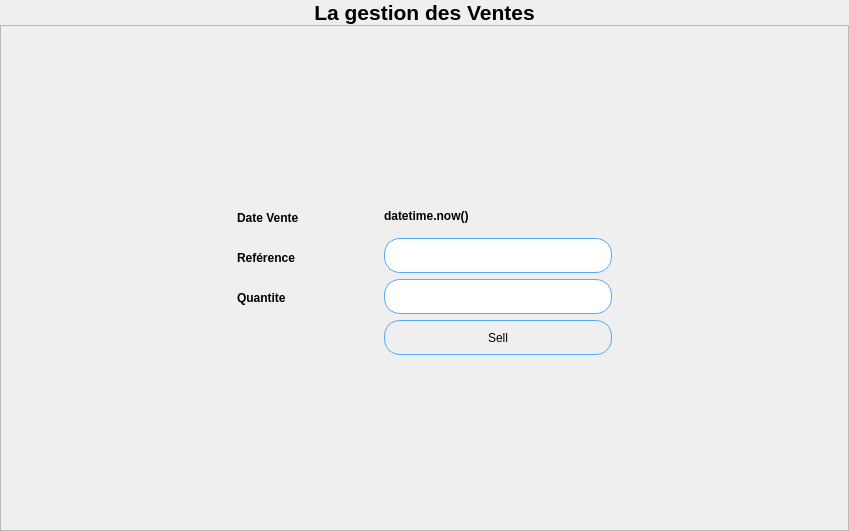
               <widget class="QWidget" name="page_ventes_p">
                <layout class="QGridLayout" name="gridLayout_8">
                 <property name="leftMargin">
                  <number>0</number>
                 </property>
                 <property name="topMargin">
                  <number>0</number>
                 </property>
                 <property name="rightMargin">
                  <number>0</number>
                 </property>
                 <property name="bottomMargin">
                  <number>0</number>
                 </property>
                 <property name="spacing">
                  <number>0</number>
                 </property>
                 <item row="0" column="0">
                  <spacer name="horizontalSpacer_9">
                   <property name="orientation">
                    <enum>Qt::Horizontal</enum>
                   </property>
                   <property name="sizeHint" stdset="0">
                    <size>
                     <width>302</width>
                     <height>20</height>
                    </size>
                   </property>
                  </spacer>
                 </item>
                 <item row="0" column="1">
                  <widget class="QLabel" name="label_3">
                   <property name="maximumSize">
                    <size>
                     <width>501</width>
                     <height>31</height>
                    </size>
                   </property>
                   <property name="text">
                    <string>&lt;html&gt;&lt;head/&gt;&lt;body&gt;&lt;p align=&quot;center&quot;&gt;&lt;span style=&quot; font-size:16pt; font-weight:700;&quot;&gt;La gestion des Ventes&lt;/span&gt;&lt;/p&gt;&lt;/body&gt;&lt;/html&gt;</string>
                   </property>
                  </widget>
                 </item>
                 <item row="0" column="2">
                  <spacer name="horizontalSpacer_22">
                   <property name="orientation">
                    <enum>Qt::Horizontal</enum>
                   </property>
                   <property name="sizeHint" stdset="0">
                    <size>
                     <width>301</width>
                     <height>20</height>
                    </size>
                   </property>
                  </spacer>
                 </item>
                 <item row="1" column="0" colspan="3">
                  <widget class="QFrame" name="frame_4">
                   <property name="frameShape">
                    <enum>QFrame::StyledPanel</enum>
                   </property>
                   <property name="frameShadow">
                    <enum>QFrame::Raised</enum>
                   </property>
                   <layout class="QGridLayout" name="gridLayout_9">
                    <item row="0" column="2">
                     <spacer name="verticalSpacer_10">
                      <property name="orientation">
                       <enum>Qt::Vertical</enum>
                      </property>
                      <property name="sizeHint" stdset="0">
                       <size>
                        <width>20</width>
                        <height>166</height>
                       </size>
                      </property>
                     </spacer>
                    </item>
                    <item row="1" column="0">
                     <spacer name="horizontalSpacer_23">
                      <property name="orientation">
                       <enum>Qt::Horizontal</enum>
                      </property>
                      <property name="sizeHint" stdset="0">
                       <size>
                        <width>227</width>
                        <height>20</height>
                       </size>
                      </property>
                     </spacer>
                    </item>
                    <item row="1" column="1">
                     <layout class="QVBoxLayout" name="verticalLayout_10">
                      <item>
                       <widget class="QLabel" name="label_35">
                        <property name="minimumSize">
                         <size>
                          <width>141</width>
                          <height>31</height>
                         </size>
                        </property>
                        <property name="maximumSize">
                         <size>
                          <width>141</width>
                          <height>40</height>
                         </size>
                        </property>
                        <property name="text">
                         <string>&lt;html&gt;&lt;head/&gt;&lt;body&gt;&lt;p&gt;&lt;span style=&quot; font-weight:700;&quot;&gt;Date Vente&lt;/span&gt;&lt;/p&gt;&lt;/body&gt;&lt;/html&gt;</string>
                        </property>
                       </widget>
                      </item>
                      <item>
                       <widget class="QLabel" name="label_36">
                        <property name="minimumSize">
                         <size>
                          <width>141</width>
                          <height>31</height>
                         </size>
                        </property>
                        <property name="maximumSize">
                         <size>
                          <width>141</width>
                          <height>40</height>
                         </size>
                        </property>
                        <property name="text">
                         <string>&lt;html&gt;&lt;head/&gt;&lt;body&gt;&lt;p&gt;&lt;span style=&quot; font-weight:700;&quot;&gt;Reférence&lt;/span&gt;&lt;/p&gt;&lt;/body&gt;&lt;/html&gt;</string>
                        </property>
                       </widget>
                      </item>
                      <item>
                       <widget class="QLabel" name="label_37">
                        <property name="minimumSize">
                         <size>
                          <width>141</width>
                          <height>31</height>
                         </size>
                        </property>
                        <property name="maximumSize">
                         <size>
                          <width>141</width>
                          <height>41</height>
                         </size>
                        </property>
                        <property name="text">
                         <string>&lt;html&gt;&lt;head/&gt;&lt;body&gt;&lt;p&gt;&lt;span style=&quot; font-weight:700;&quot;&gt;Quantite&lt;/span&gt;&lt;/p&gt;&lt;/body&gt;&lt;/html&gt;</string>
                        </property>
                       </widget>
                      </item>
                      <item>
                       <widget class="QLabel" name="label_39">
                        <property name="minimumSize">
                         <size>
                          <width>141</width>
                          <height>31</height>
                         </size>
                        </property>
                        <property name="maximumSize">
                         <size>
                          <width>141</width>
                          <height>41</height>
                         </size>
                        </property>
                        <property name="text">
                         <string>&lt;html&gt;&lt;head/&gt;&lt;body&gt;&lt;p&gt;&lt;br/&gt;&lt;/p&gt;&lt;/body&gt;&lt;/html&gt;</string>
                        </property>
                       </widget>
                      </item>
                     </layout>
                    </item>
                    <item row="1" column="2">
                     <layout class="QVBoxLayout" name="verticalLayout_9">
                      <item>
                       <widget class="QLabel" name="label_38">
                        <property name="minimumSize">
                         <size>
                          <width>141</width>
                          <height>31</height>
                         </size>
                        </property>
                        <property name="maximumSize">
                         <size>
                          <width>141</width>
                          <height>40</height>
                         </size>
                        </property>
                        <property name="text">
                         <string>&lt;html&gt;&lt;head/&gt;&lt;body&gt;&lt;p&gt;&lt;span style=&quot; font-weight:700;&quot;&gt;datetime.now()&lt;/span&gt;&lt;/p&gt;&lt;/body&gt;&lt;/html&gt;</string>
                        </property>
                       </widget>
                      </item>
                      <item>
                       <widget class="QLineEdit" name="linedit_reference_ventes">
                        <property name="minimumSize">
                         <size>
                          <width>221</width>
                          <height>35</height>
                         </size>
                        </property>
                        <property name="styleSheet">
                         <string notr="true">
QLineEdit {
	border: none;
	text-align: left;
	padding-left: 30px;
	border: 1px solid rgb(85, 170, 255);
	padding-left:10px;
	border: none;
	border: 1px solid rgb(85, 170, 255);
	border-radius:16px;
}
QLineEdit:hover {
	background-color: rgb(27, 29, 35);
}
QLineEdit:pressed {	
	background-color: rgb(27, 29, 35);
	
}</string>
                        </property>
                       </widget>
                      </item>
                      <item>
                       <widget class="QLineEdit" name="linedit_quantite_ventes">
                        <property name="minimumSize">
                         <size>
                          <width>221</width>
                          <height>35</height>
                         </size>
                        </property>
                        <property name="styleSheet">
                         <string notr="true">
QLineEdit {
	border: none;
	text-align: left;
	padding-left: 30px;
	border: 1px solid rgb(85, 170, 255);
	padding-left:10px;
	border: none;
	border: 1px solid rgb(85, 170, 255);
	border-radius:16px;
}
QLineEdit:hover {
	background-color: rgb(27, 29, 35);
}
QLineEdit:pressed {	
	background-color: rgb(27, 29, 35);
	
}</string>
                        </property>
                       </widget>
                      </item>
                      <item>
                       <widget class="QPushButton" name="btn_vente">
                        <property name="minimumSize">
                         <size>
                          <width>228</width>
                          <height>35</height>
                         </size>
                        </property>
                        <property name="maximumSize">
                         <size>
                          <width>221</width>
                          <height>35</height>
                         </size>
                        </property>
                        <property name="styleSheet">
                         <string notr="true">QPushButton {
	background-position: left center;
    background-repeat: no-repeat;
	border: none;
	border: 1px solid rgb(85, 170, 255);
	border-radius:16px;
	text-align: center;
}
QPushButton:hover {
	background-color: rgb(33, 37, 43);
}
QPushButton:pressed {	
	background-color: rgb(85, 170, 255);
}
</string>
                        </property>
                        <property name="text">
                         <string>Sell</string>
                        </property>
                       </widget>
                      </item>
                     </layout>
                    </item>
                    <item row="1" column="3">
                     <spacer name="horizontalSpacer_24">
                      <property name="orientation">
                       <enum>Qt::Horizontal</enum>
                      </property>
                      <property name="sizeHint" stdset="0">
                       <size>
                        <width>227</width>
                        <height>20</height>
                       </size>
                      </property>
                     </spacer>
                    </item>
                    <item row="2" column="2">
                     <spacer name="verticalSpacer_12">
                      <property name="orientation">
                       <enum>Qt::Vertical</enum>
                      </property>
                      <property name="sizeHint" stdset="0">
                       <size>
                        <width>20</width>
                        <height>166</height>
                       </size>
                      </property>
                     </spacer>
                    </item>
                   </layout>
                  </widget>
                 </item>
                </layout>
               </widget>
